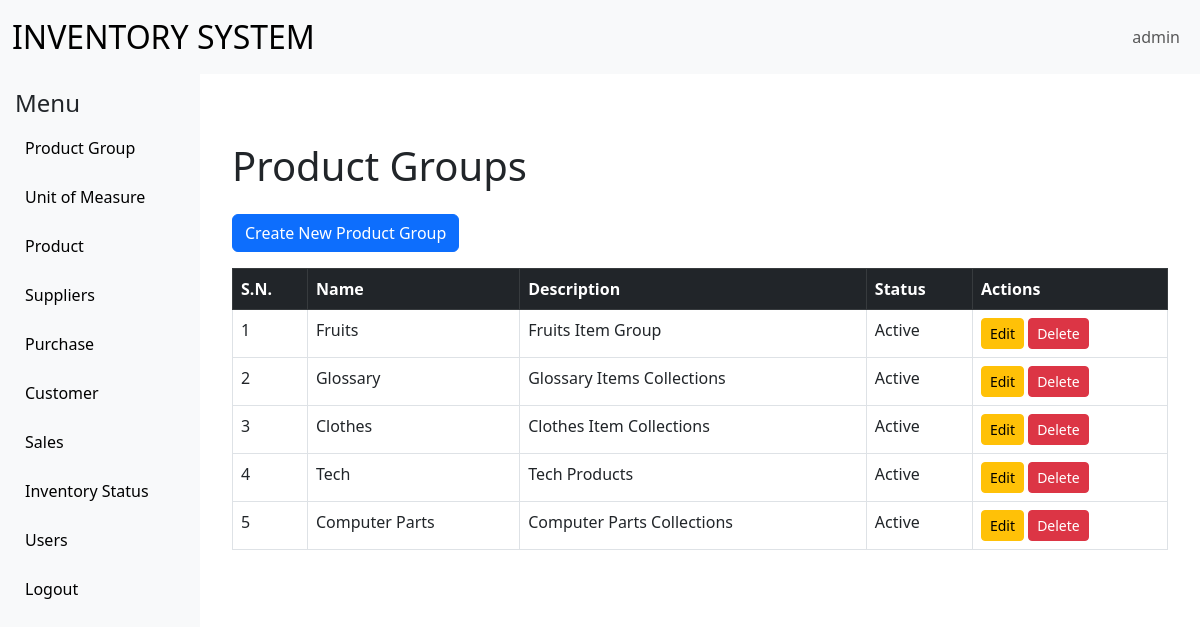
The app's page /productsystem/ProductGroupList.php (signed in) with its own data.
### tables this page shows
CREATE TABLE `ProductGroups` (
  `id` int(11) NOT NULL,
  `name` varchar(255) NOT NULL,
  `description` text DEFAULT NULL,
  `status` enum('active','inactive') DEFAULT 'active'
);

### productsystem/ProductGroupList.php (the view)
<?php
include('../common/base.php');
$query = "SELECT * FROM ProductGroups";
$result = $con->query($query);
?>
    <div class="container mt-5">
        <h1 class="mb-4">Product Groups</h1>
        <a href="ProductGroupCreate.php" class="btn btn-primary mb-3">Create New Product Group</a>
        <table class="table table-bordered">
            <thead class="table-dark">
                <tr>
                    <th>S.N.</th>
                    <th>Name</th>
                    <th>Description</th>
                    <th>Status</th>
                    <th>Actions</th>
                </tr>
            </thead>
            <tbody>
                <?php $counter = 0; ?>
                <?php while($row = $result->fetch_assoc()): ?>
                <tr>
                    <td><?php echo ++$counter; ?></td>
                    <td><?php echo htmlspecialchars($row['name']); ?></td>
                    <td><?php echo htmlspecialchars($row['description']); ?></td>
                    <td><?php echo ucfirst($row['status']); ?></td>
                    <td>
                        <a href="ProductGroupEdit.php?id=<?php echo $row['id']; ?>" class="btn btn-sm btn-warning">Edit</a>
                        <a href="ProductGroupDelete.php?id=<?php echo $row['id']; ?>" class="btn btn-sm btn-danger">Delete</a>
                    </td>
                </tr>
                <?php endwhile; ?>
            </tbody>
        </table>
    </div>
<?php include('../common/footer.php'); ?>

### common/base.php (style rules this page uses)
body { overflow-x: hidden; }

### records on screen
productgroups: name "Fruits", description "Fruits Item Group", status "Active"
productgroups: name "Glossary", description "Glossary Items Collections", status "Active"
productgroups: name "Clothes", description "Clothes Item Collections", status "Active"
productgroups: name "Tech", description "Tech Products", status "Active"
productgroups: name "Computer Parts", description "Computer Parts Collections", status "Active"

### other values on screen
$_SESSION['username'] "admin"
